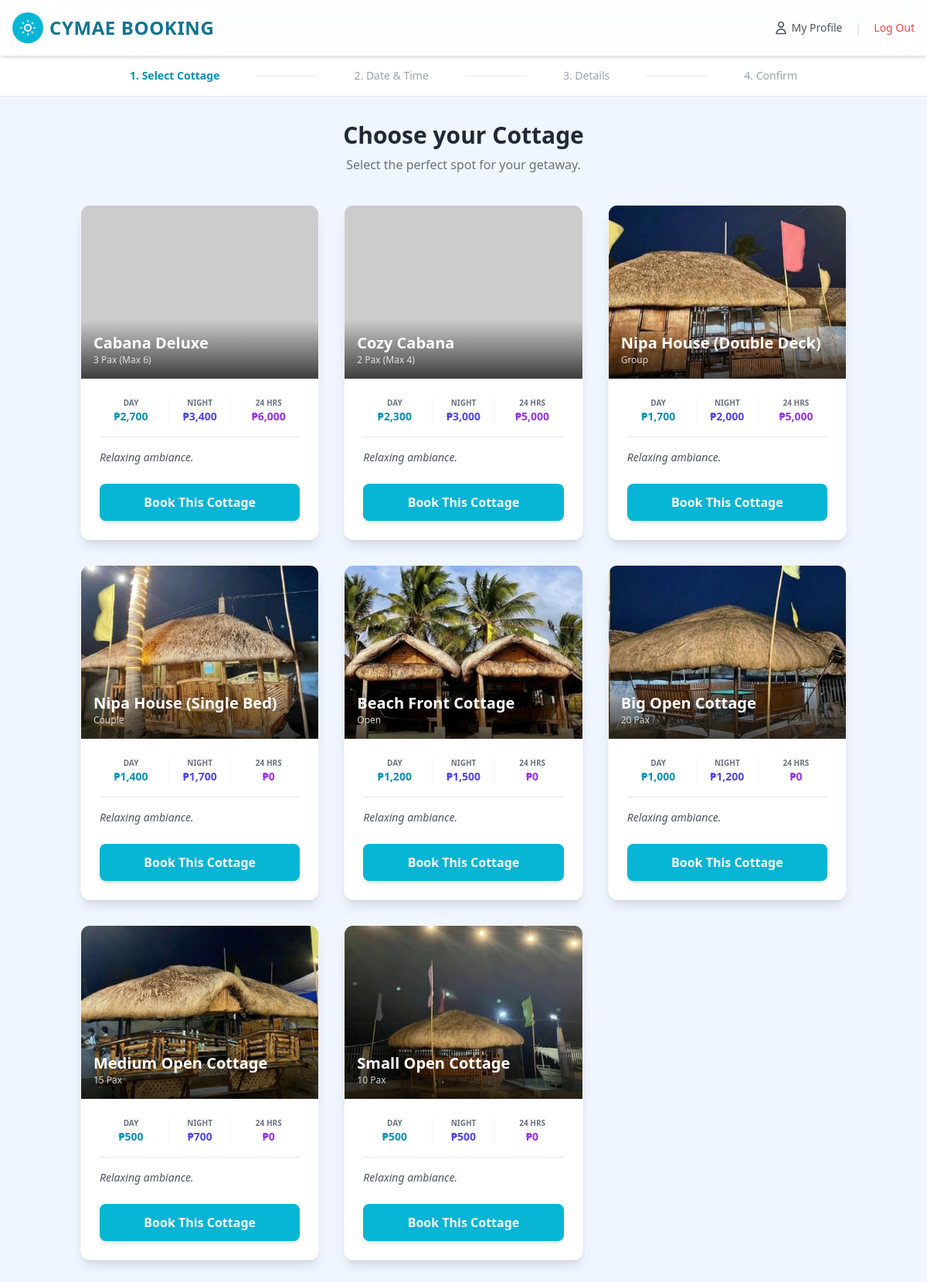
Page /user_booking.php (signed in) on the committed database.
### tables this page shows
CREATE TABLE `cottages` (
  `id` int(11) NOT NULL,
  `name` varchar(100) NOT NULL,
  `price_day` decimal(10,2) NOT NULL,
  `price_night` decimal(10,2) NOT NULL,
  `price_24h` decimal(10,2) NOT NULL DEFAULT 0.00,
  `capacity` varchar(50) NOT NULL,
  `image_url` varchar(255) NOT NULL
);

### user_booking.php (the view, shortened to what this page needs)
<?php
require 'connection/db_con.php';
$step = $_SESSION['booking']['step'];
?>
<!DOCTYPE html>
<html lang="en">
<head>
    <script src="https://cdn.tailwindcss.com"></script>
</head>
<body class="bg-blue-50 font-sans text-gray-800 min-h-screen flex flex-col">
    <nav class="bg-white/90 backdrop-blur-md shadow-md sticky top-0 z-50">
        <div class="max-w-7xl mx-auto px-4">
            <div class="flex justify-between items-center py-4">
                <div class="flex items-center space-x-2">
                    <div class="bg-cyan-500 text-white p-2 rounded-full">
                        <svg class="w-6 h-6" fill="none" stroke="currentColor" viewBox="0 0 24 24"><path stroke-linecap="round" stroke-linejoin="round" stroke-width="2" d="M12 3v1m0 16v1m9-9h-1M4 12H3m15.364 6.364l-.707-.707M6.343 6.343l-.707-.707m12.728 0l-.707.707M6.343 17.657l-.707.707M16 12a4 4 0 11-8 0 4 4 0 018 0z"></path></svg>
                    </div>
                    <span class="font-bold text-xl md:text-2xl text-cyan-700 tracking-wide uppercase">Cymae Booking</span>
                </div>
                <div>
                    <div class="flex items-center gap-4">
                        <a href="user_profile.php" class="text-sm font-medium text-gray-600 hover:text-cyan-600 transition flex items-center gap-1">
                            <svg class="w-5 h-5" fill="none" stroke="currentColor" viewBox="0 0 24 24"><path stroke-linecap="round" stroke-linejoin="round" stroke-width="2" d="M16 7a4 4 0 11-8 0 4 4 0 018 0zM12 14a7 7 0 00-7 7h14a7 7 0 00-7-7z"></path></svg>
                            My Profile
                        </a>
                        <span class="text-gray-300">|</span>
                        <a href="logout.php" class="text-sm font-medium text-red-500 hover:text-red-700 transition">Log Out</a>
                    </div>
                </div>
            </div>
        </div>
    </nav>
    <?php if ($step < 5): ?>
    <div class="bg-white border-b">
        <div class="max-w-4xl mx-auto py-4 px-4">
            <div class="flex justify-between items-center text-sm font-medium text-gray-400">
                <span class="<?= $step >= 1 ? 'text-cyan-600 font-bold' : '' ?>">1. Select Cottage</span>
                <span class="border-t w-10 md:w-20"></span>
                <span class="<?= $step >= 2 ? 'text-cyan-600 font-bold' : '' ?>">2. Date & Time</span>
                <span class="border-t w-10 md:w-20"></span>
                <span class="<?= $step >= 3 ? 'text-cyan-600 font-bold' : '' ?>">3. Details</span>
                <span class="border-t w-10 md:w-20"></span>
                <span class="<?= $step >= 4 ? 'text-cyan-600 font-bold' : '' ?>">4. Confirm</span>
            </div>
        </div>
    </div>
    <?php endif; ?>
    <div class="flex-grow container mx-auto px-4 py-8">
        <?php if ($step == 1): ?>
            <div class="text-center mb-10">
                <h1 class="text-3xl font-bold text-gray-800">Choose your Cottage</h1>
                <p class="text-gray-500 mt-2">Select the perfect spot for your getaway.</p>
            </div>
            <div class="grid grid-cols-1 md:grid-cols-2 lg:grid-cols-3 gap-8 max-w-7xl mx-auto">
                <?php
                $cottages = $conn->query("SELECT * FROM cottages");
                while($c = $cottages->fetch_assoc()):
                    $c['price_24h'] = $c['price_24h'] ?? $c['price 24h'] ?? 0;
                ?>
                <div class="bg-white rounded-xl shadow-lg overflow-hidden hover:shadow-2xl transition duration-300 border border-gray-100 flex flex-col">
                    <div class="relative h-56">
                        <img src="<?= file_exists($c['image_url']) ? $c['image_url'] : 'https://via.placeholder.com/400x300?text=No+Image' ?>"
                            alt="<?= $c['name'] ?>"
                            class="w-full h-full object-cover">
                        <div class="absolute bottom-0 left-0 bg-gradient-to-t from-black/70 to-transparent w-full p-4">
                            <h3 class="text-white font-bold text-xl"><?= $c['name'] ?></h3>
                            <p class="text-white/80 text-xs"><?= $c['capacity'] ?></p>
                        </div>
                    </div>
                    <div class="p-6 flex-grow">
                        <div class="grid grid-cols-3 gap-2 mb-4 border-b pb-4 text-center">
                            <div>
                                <p class="text-[10px] text-gray-500 uppercase font-bold">Day</p>
                                <p class="font-bold text-sm text-cyan-600">₱<?= number_format($c['price_day']) ?></p>
                            </div>
                            <div class="border-x border-gray-100">
                                <p class="text-[10px] text-gray-500 uppercase font-bold">Night</p>
                                <p class="font-bold text-sm text-indigo-600">₱<?= number_format($c['price_night']) ?></p>
                            </div>
                            <div>
                                <p class="text-[10px] text-gray-500 uppercase font-bold">24 Hrs</p>
                                <p class="font-bold text-sm text-purple-600">₱<?= number_format($c['price_24h']) ?></p>
                            </div>
                        </div>
                        <p class="text-gray-600 text-sm italic"><?= $c['description'] ?? 'Relaxing ambiance.' ?></p>
                    </div>
                    <div class="p-6 pt-0 mt-auto">
                        <form method="POST">
                            <button type="submit" name="step1" class="w-full py-3 bg-cyan-500 hover:bg-cyan-600 text-white font-bold rounded-lg transition shadow-md">
                                Book This Cottage
                            </button>
                        </form>
                    </div>
                </div>
                <?php endwhile; ?>
            </div>
        <?php endif; ?>
    </div>
</body>
</html>

### user_booking.php (style rules this page uses)
html { scroll-behavior: smooth; }

### rows in the picture
cottages: name "Cabana Deluxe", capacity "3 Pax (Max 6)", price_day "2,700", price_night "3,400", price_24h "6,000", description "Relaxing ambiance."
cottages: name "Cozy Cabana", capacity "2 Pax (Max 4)", price_day "2,300", price_night "3,000", price_24h "5,000", description "Relaxing ambiance."
cottages: image_url (picture), name "Nipa House (Double Deck)", capacity "Group", price_day "1,700", price_night "2,000", price_24h "5,000", description "Relaxing ambiance."
cottages: image_url (picture), name "Nipa House (Single Bed)", capacity "Couple", price_day "1,400", price_night "1,700", price_24h "0", description "Relaxing ambiance."
cottages: image_url (picture), name "Beach Front Cottage", capacity "Open", price_day "1,200", price_night "1,500", price_24h "0", description "Relaxing ambiance."
cottages: image_url (picture), name "Big Open Cottage", capacity "20 Pax", price_day "1,000", price_night "1,200", price_24h "0", description "Relaxing ambiance."
cottages: image_url (picture), name "Medium Open Cottage", capacity "15 Pax", price_day "500", price_night "700", price_24h "0", description "Relaxing ambiance."
cottages: image_url (picture), name "Small Open Cottage", capacity "10 Pax", price_day "500", price_night "500", price_24h "0", description "Relaxing ambiance."
